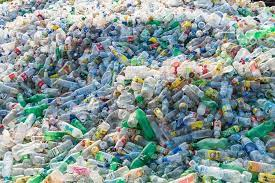
#> input picture download.jpg, 275 x 183 px, found by its file name
$ jupyter execute --allow-errors models_performances.ipynb   (shell and % lines are left out)
#> lines starting #> are read from the running program, lines starting #| are printed output that depends on the picture
[cell 1]
import os
import numpy as np
import cv2
import matplotlib.pyplot as plt
import pickle
import random
from time import time
import logging
from sklearn.model_selection import train_test_split
from sklearn.model_selection import GridSearchCV
from sklearn.svm import SVC
from sklearn.metrics import roc_curve
from sklearn.datasets import load_wine
from sklearn.neighbors import KNeighborsClassifier
from sklearn.metrics import precision_recall_curve
#from sklearn.metrics import plot_precision_recall_curve
from sklearn.metrics import precision_score
from sklearn.metrics import recall_score
from sklearn. metrics import f1_score
from sklearn.datasets import fetch_lfw_people
from sklearn.metrics import classification_report
from sklearn.metrics import confusion_matrix
from sklearn import metrics
from tabulate import tabulate

[cell 2]
dir = 'C:\\Users\\User10\\Desktop\\BITU 3973 PSM 1\\Waste Classification Using Instance-Based Algorithm\\WASTE IMAGE DATASET'

categories = ['O','R'] # 0 is O and 1 is R

data = []

#> (the rest of this cell did not finish here and is left out)

[cell 3]
pick_in = open('data.pickle','wb') # create pickle to save data, wb means write
pickle.dump(data,pick_in) # dump data in pick_in
pick_in.close() # close the pickle

[cell 4]
pick_in = open('data.pickle','rb') # read pickle file
data = pickle.load(pick_in) # load pick_in file
pick_in.close()

[cell 5]
### SHUFFLE DATA
#takes a long time
random.shuffle(data)
features = []
labels = []

for feature, label in data:
    features.append(feature)
    labels.append(label)

### SPLIT DATA INTO TRAIN AND TEST SET
#> (the rest of this cell did not finish here and is left out)

[cell 6]
### FIND BEST K
## try K=1 through K=25 and record testing accuracy
k_range = range(1, 26)

# We can create Python dictionary using [] or dict()
scores = []

# We use a loop through the range 1 to 26
# We append the scores in the dictionary
#> (the rest of this cell did not finish here and is left out)

[cell 7]
### CREATE KNN MODEL
# instantiate the model with the best known parameters
knn = KNeighborsClassifier(n_neighbors=21) ### input best k in the n_neighbors
#> (the rest of this cell did not finish here and is left out)

[cell 8]
### CREATE SIMLPE SVM POLY MODEL
svm = SVC(C=1,kernel='poly',gamma='auto')
#> (the rest of this cell did not finish here and is left out)

[cell 9]
### CREATE Simple Naive Bayes Model
#Import Gaussian Naive Bayes model
from sklearn.naive_bayes import GaussianNB

#Create a Gaussian Classifier
gnb = GaussianNB()

#Train the model using the training sets
#> (the rest of this cell did not finish here and is left out)

[cell 10]
### SAVE THE MODEL
### save the model first, bcs it'll take a long time

### SVM MODEL
pick = open('svm_model.sav','wb')
pickle.dump(svm,pick)
pick.close()

### SVM RBF BASED KERNEL
pick = open('svm_rbf_model.sav','wb')
#> (the rest of this cell did not finish here and is left out)

[cell 11]
###to use the model
pick = open('svm_model.sav','rb')
svm = pickle.load(pick)
pick.close()

pick = open('svm_rbf_model.sav','rb')
#> (the rest of this cell did not finish here and is left out)

#> (a cell that did not finish here is left out)

[cell 13]
### PRINT PERFROMANCE EVALUATION
categories = ['O','R']
#> (the rest of this cell did not finish here and is left out)

[cell 14]
categories = ['O','R']

#Predict another picture
imgpath = "C:\\Users\\User10\\Desktop\\BITU 3973 PSM 1\\Waste Classification Using Instance-Based Algorithm\\download.jpg"

waste_image = cv2.imread(imgpath,0) # value 0 is to turn image into grayscale
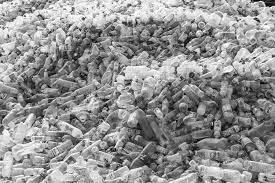
#> waste_image: shape (183, 275); min 0, max 255, mean 145.7

try:
    waste_image = cv2.resize(waste_image,(50,50)) # make all images same size
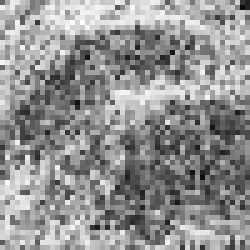
#> waste_image: shape (50, 50) (shown 5 times larger); min 12, max 254, mean 145.7
    test_image = np.array(waste_image).flatten() # make full image single area
#> test_image = 2500 values, max 254 at index 216, min 12 at index 98, mean 145.7
except Exception as e:
    pass

#> (the rest of this cell did not finish here and is left out)
